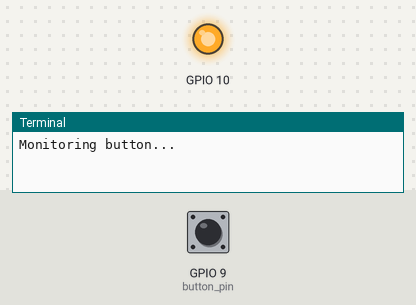
Recording of a program running on a simulated Raspberry Pi (BCM pin numbers). Parts: output pins drawn as LEDs (lit = HIGH), the last lines printed to the terminal. The test bench sets the inputs (shaded band); at power-on: GPIO 9 (button_pin) HIGH.

Above: at 1.2 s.
1.3 s: GPIO 9 (button_pin) pulled LOW for 1 s
At 2.7 s:
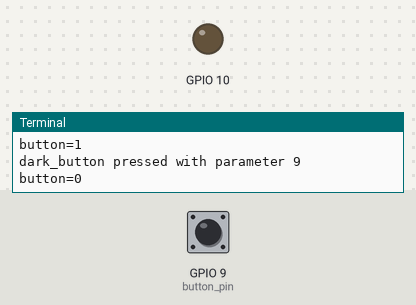
3.8 s: GPIO 9 (button_pin) pulled LOW for 0.15 s
At 5.0 s:
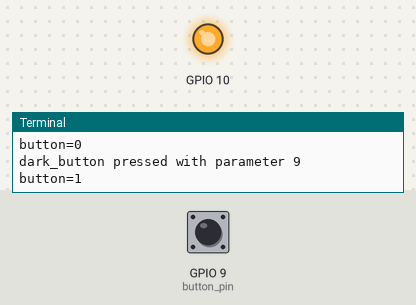
5.4 s: GPIO 9 (button_pin) pulled LOW for 3.2 s
At 6.3 s:
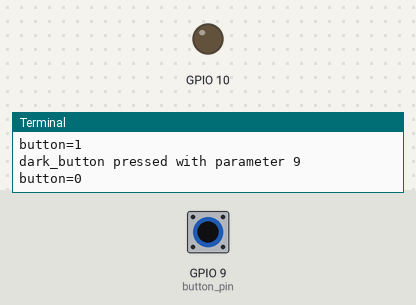
Timing chart, 0 to 10.1 s (numbered marks = the images above; inputs shaded):
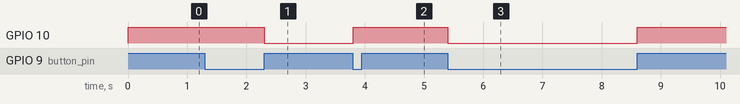

Measured:
- after the input at 1.3 s, GPIO 10: HIGH → LOW after 1.0 s
- after the input at 3.8 s, GPIO 10: LOW → HIGH at once
- after the input at 5.4 s, GPIO 10: HIGH → LOW at once, → HIGH 3.2 s later

The program:

backlight_button.py
```python
import RPi.GPIO as gpio
from time import sleep


def dark_button(parameter):
    print('dark_button pressed with parameter', parameter)
    swap = {0:1, 1:0}

    global lcd_light_flag
    lcd_light_flag = swap[lcd_light_flag]

    if lcd_light_flag == 0:
        print("button=0")
        gpio.output(10, False)
    elif lcd_light_flag == 1:
        print("button=1")
        gpio.output(10, True)
    else:
        pass

    return lcd_light_flag

def main():
    gpio.setmode(gpio.BCM)

    global lcd_light_flag
    lcd_light_flag = 0

    gpio.setup(10, gpio.OUT)
    gpio.output(10, True)

    button_pin = 9
    gpio.setup(button_pin, gpio.IN, pull_up_down=gpio.PUD_UP)
    gpio.add_event_detect(button_pin, gpio.BOTH, callback=dark_button, bouncetime=400)

    try:
        while True:
            print("Monitoring button...")
            sleep(10)
    except KeyboardInterrupt:
        gpio.remove_event_detect(button_pin)
        gpio.cleanup()


if __name__ == '__main__':
    main()
```
